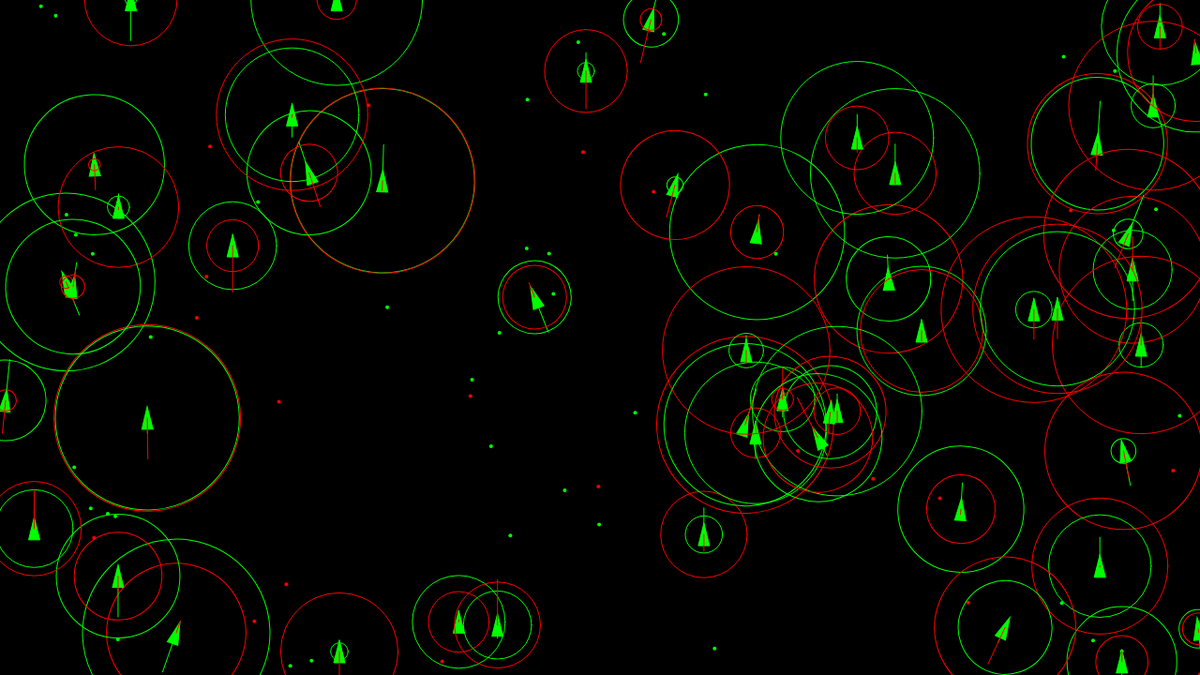
Frame 1 (no input)
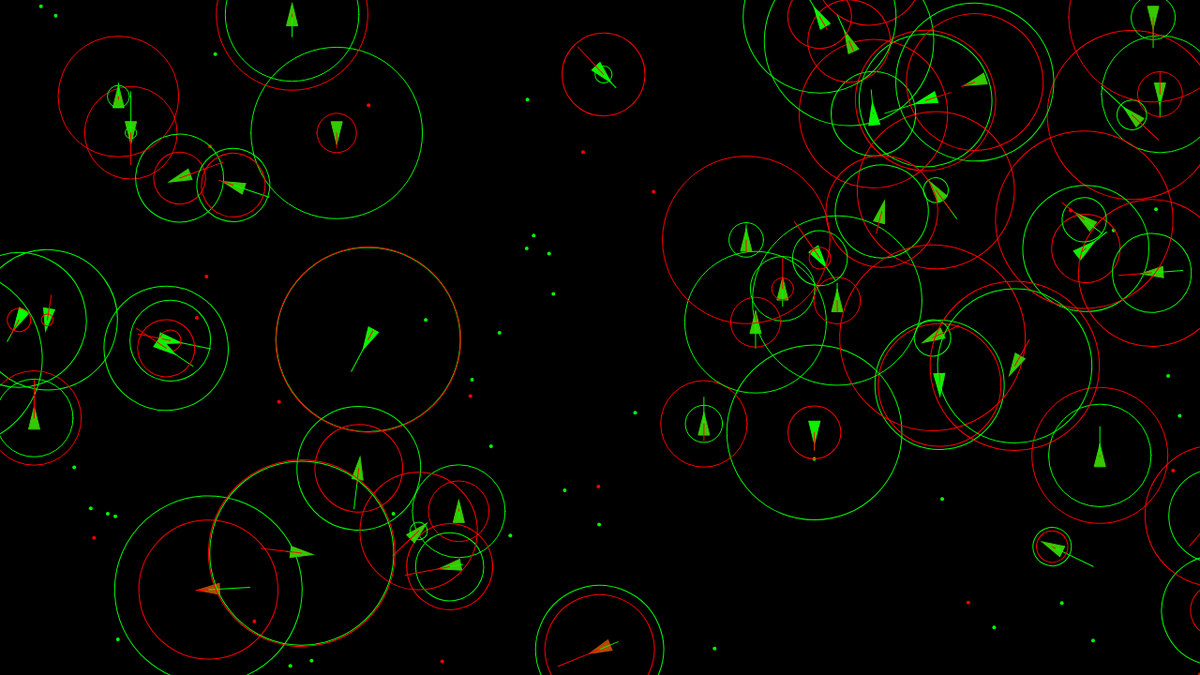
Frame 60 (no input)
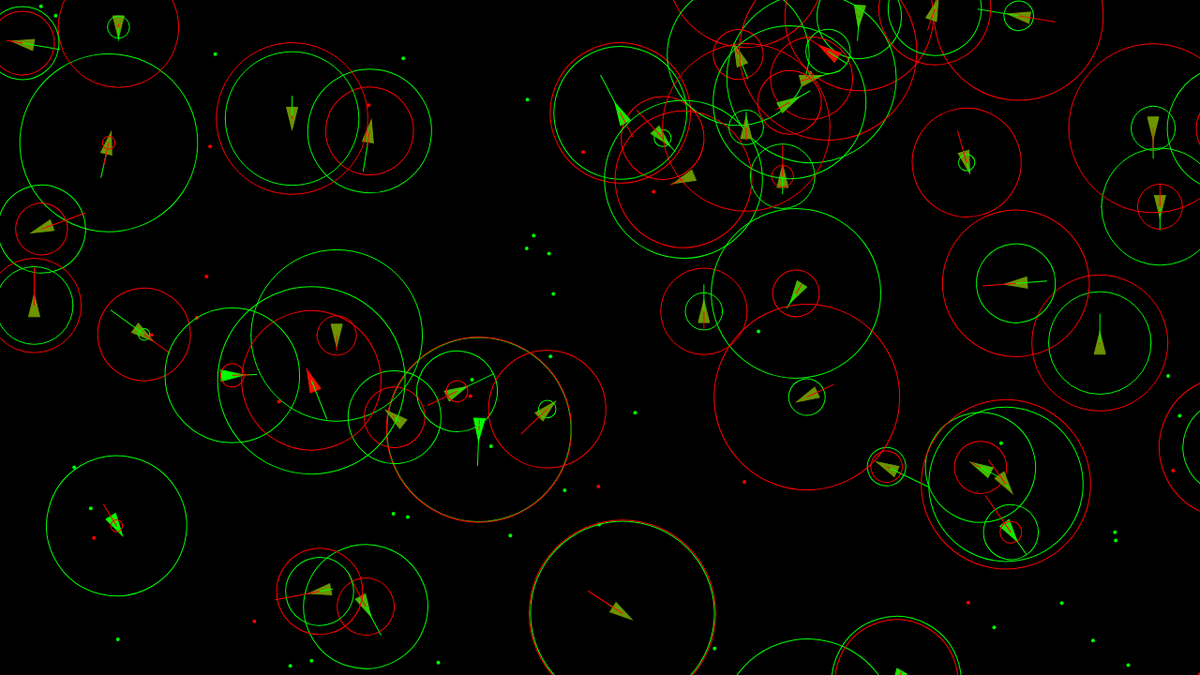
Frame 120 (the mouse pressed at the canvas centre since frame 60)

The p5.js sketch that drew these frames (run headless with seeded random() and noise() and a simulated clock; from frame 60 on, the mouse is pressed at the canvas centre):

// p5.js sketch
// ── sketch.js
// Daniel Shiffman
// The Coding Train
// Coding Challenge 69: Steering Evolution

// Part 1: https://youtu.be/flxOkx0yLrY
// Part 2: https://youtu.be/XaOVH8ZSRNA
// Part 3: https://youtu.be/vZUWTlK7D2Q
// Part 4: https://youtu.be/ykOcaInciBI
// Part 5: https://youtu.be/VnFF5V5DS8s

const vehicles = [];
const food = [];
const poison = [];

let debug;

function setup() {
  createCanvas(1280, 720);
  for (let i = 0; i < 50; i++) {
    const x = random(width);
    const y = random(height);
    vehicles[i] = new Vehicle(x, y, undefined);
  }

  for (let i = 0; i < 40; i++) {
    const x = random(width);
    const y = random(height);
    food.push(createVector(x, y));
  }

  for (let i = 0; i < 20; i++) {
    const x = random(width);
    const y = random(height);
    poison.push(createVector(x, y));
  }

  debug = createCheckbox();

}

function mouseDragged() {
  vehicles.push(new Vehicle(mouseX, mouseY));
}

function draw() {
  background(0);

  if (random(1) < 0.15) {
    const x = random(width);
    const y = random(height);
    food.push(createVector(x, y));
  }

  if (random(1) < 0.01 && poison.length <= 20) {
    const x = random(width);
    const y = random(height);
    poison.push(createVector(x, y));
  }

  for (let i = 0; i < food.length; i++) {
    fill(0, 255, 0);
    noStroke();
    ellipse(food[i].x, food[i].y, 4, 4);
  }

  for (let i = 0; i < poison.length; i++) {
    fill(255, 0, 0);
    noStroke();
    ellipse(poison[i].x, poison[i].y, 4, 4);
  }

  for (let i = vehicles.length - 1; i >= 0; i--) {
    vehicles[i].boundaries(25);
    vehicles[i].behaviors(food, poison);
    vehicles[i].update();
    vehicles[i].display();

    if (vehicles[i].health > 1.5) {
      const newVehicle = vehicles[i].cloneMe();
      if (newVehicle) {
        vehicles.push(newVehicle);
        vehicles[i].health = 1;// reduce to healthy
        
      }
     print("Reproduce!");
    }

    if (vehicles[i].dead()) {
      var x = vehicles[i].position.x;
      var y = vehicles[i].position.y;
      vehicles.splice(i, 1);
      food.push(createVector(x, y));
    }
  }
}

// ── vehicle.js
// The Nature of Code
// Daniel Shiffman
// http://natureofcode.com

// The "Vehicle" class

var mr = 0.05; // mutation rate.
class Vehicle {
  constructor(x, y, dna) {
    this.acceleration = createVector(0, 0);
    this.velocity = createVector(0, -2);
    this.position = createVector(x, y);
    this.r = 6;
    this.maxspeed = 6;
    this.maxforce = 0.2;
    this.health = 1;  

    if(dna === undefined)
      {
        this.dna = [];
        // Random DNA if no parent
        // Food weight
        this.dna[0] = random(-5,5);
        // Poison Weight
        this.dna[1] = random(-5,5);

        //Food detection
        this.dna[2] = random(this.maxspeed,100);
        //poison detection
        this.dna[3] = random(this.maxspeed,100);
      }
    else 
      {
        this.dna = [];
        this.dna[0] = dna[0];
        this.dna[0] += random(1) < mr ? random(-0.1, 0.1) : 0;
        this.dna[1] = dna[1];
        this.dna[1] += random(1) < mr ? random(-0.1, 0.1) : 0;
        this.dna[2] = dna[2];
        this.dna[2] += random(1) < mr ? random(-0.1, 0.1) : 0;
        this.dna[3] = dna[3];
        this.dna[3] += random(1) < mr ? random(-0.1, 0.1) : 0;
      }

  }

  // Method to update location
  update() {
    this.health -= 0.0035;
    // Update velocity
    this.velocity.add(this.acceleration);
    // Limit speed
    this.velocity.limit(this.maxspeed);
    this.position.add(this.velocity);
    // Reset accelerationelertion to 0 each cycle
    this.acceleration.mult(0);
  }

  applyForce(force) {
    // We could add mass here if we want A = F / M
    this.acceleration.add(force);
  }

  behaviors (good, bad)
  {
    
    if(good.length > 0)
      {
        var steerG = this.eat(good, 0.15, this.dna[2]);
        if(steerG)
          {
            steerG.mult(this.dna[0]);
            this.applyForce(steerG);
          }

      }
    if(bad.length > 0)
      {
        var steerB = this.eat(bad, -0.5, this.dna[3]);
        if(steerB)
          {
            steerB.mult(this.dna[1]);
            this.applyForce(steerB);
          }
      }
  }

  cloneMe()
  {
    print("A copy of a copy of a copy...");
    return new Vehicle(this.position.x, this.position.y, this.dna);

  }


  eat(list, nutrition, perception) {
    let record = Infinity;
    let closest = -1;

    for (var i = list.length-1; i>= 0; i--) {
      const d = p5.Vector.dist(this.position, list[i]);
      if (d < record && d < perception) {
        record = d;
        closest = i;
      }
    }

    if (closest !== -1) {
      const target = list[closest];
      if (record < 5) {
        this.health += nutrition;
        list.splice(closest, 1);
      }
      return this.seek(target);
    }
  }

  // A method that calculates a steering force towards a target
  // STEER = DESIRED MINUS VELOCITY
  seek(target) {

    let desired = p5.Vector.sub(target, this.position); // A vector pointing from the location to the target

    // Scale to maximum speed
    desired.setMag(this.maxspeed);

    // Steering = Desired minus velocity
    let steer = p5.Vector.sub(desired, this.velocity);
    steer.limit(this.maxforce); // Limit to maximum steering force

    return steer;
    //this.applyForce(steer);
  }

  dead()
  {
    return (this.health <= 0)
  }

  display() {
    // Draw a triangle rotated in the direction of velocity
    let theta = this.velocity.heading() + PI / 2;

    var green = color(0,255,0);
    var red = color(255,0,0);

    // https://p5js.org/reference/p5/lerpColor/
    var col = lerpColor(red,green, this.health);

    fill(col);
    stroke(col);
    strokeWeight(1);
    push();
    translate(this.position.x, this.position.y);
    rotate(theta);

    beginShape();
    vertex(0, -this.r * 2);
    vertex(-this.r, this.r * 2);
    vertex(this.r, this.r * 2);
    endShape(CLOSE);


    fill(0,0,0,0);
    stroke(0,255,0); // food
    line(0,0,0,-this.dna[0]*10);
    ellipse(0,0,this.dna[2]*2);
  
    stroke(255,0,0); // Poison
    ellipse(0,0,this.dna[3]*2);
    line(0,0,0,-this.dna[1]*10);
    pop();
  }

  boundaries(d)
  {
    if(!d){d=25}
    var desired = null;

    if (this.position.x < d)
      {
        desired = createVector(this.maxspeed*2, this.velocity.y);
      }
    else if (this.position.x > width -d)
      {
        desired = createVector(-this.maxspeed*2, this.velocity.y)
      }

          if (this.position.y < d)
      {
        desired = createVector(this.velocity.x, this.maxspeed*2);
      }
    else if (this.position.y > height -d)
      {
        desired = createVector(this.velocity.x, -this.maxspeed*2)
      }

    if (desired !== null)
      {
        desired.normalize();
        desired.mult(this.maxspeed);
        var steer = p5.Vector.sub(desired, this.velocity);
        steer.limit(this.maxforce);
        this.applyForce(steer);
      }
  }
}
